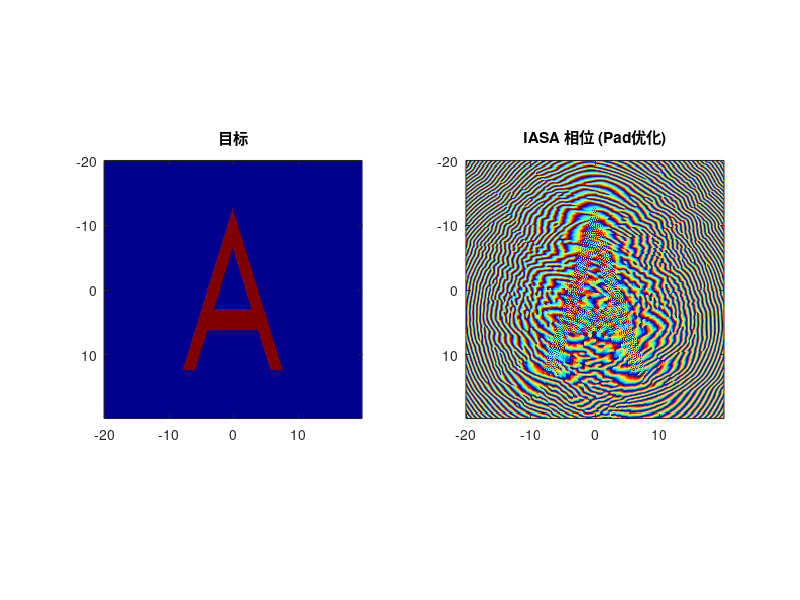
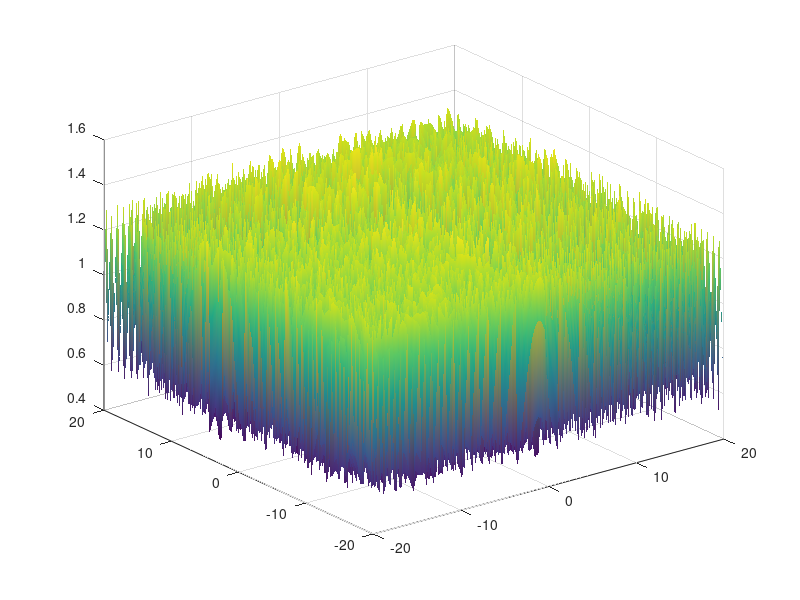

Reproduce these figures in MATLAB, in order. (Note: this script raises an error after producing the figures.)
clear; close all; clc;
%% 1. 网格及参数设定 (完全保持原样)
Nx = 256; 
Lx = 40e-3;
Ny = Nx; Ly = Lx;
System_Offset = 2.03e-3;
z_target_dist = 20e-3; % 目标距离
%z_target_dist = z_target_dist+System_Offset;
f0 = 4.0e6;
c_water = 1480; 
c_board = 2430; 
density_water = 997;
density_board = 1100; 
lambda_water = c_water / f0;
dx = Lx / Nx; 
dy = dx; 
dz = dx; 
Nz = 384;      
Lz = Nz * dz;
x = (-Nx/2 : Nx/2-1) * dx;
fprintf('网格尺寸: %d x %d x %d, dx=%.4f mm\n', Nx, Ny, Nz, dx*1e3);

%% 2. 目标定义 (保持原样)
fprintf('目标图案定义\n');
imag_target = zeros(Nx, Ny);
h_A = 160;       % 高度
w_base = 100;    % 底部宽度
thickness = 22;  % 粗细
bar_pos = 50;    % 横高
bar_width = 20;  % 横宽
cx = round(Nx/2); 
cy = round(Ny/2);
x_top = cx - h_A/2;
x_bottom = cx + h_A/2;
slope = h_A / (w_base/2);
[Y_grid, X_grid] = meshgrid(1:Ny, 1:Nx);
dx_outer = X_grid - x_top;
dy_abs = abs(Y_grid - cy);
width_at_x = dx_outer / slope;
mask_outer = (dx_outer >= 0) & (dx_outer <= h_A) & (dy_abs <= width_at_x);
x_top_inner = x_top + thickness * 1.8; % 视觉调整系数，保证厚度适中
dx_inner = X_grid - x_top_inner;
width_inner_at_x = dx_inner / slope;
mask_inner_cone = (dx_inner >= 0) & (dy_abs <= width_inner_at_x); 
% 横杠
x_bar_start = x_bottom - bar_pos - bar_width/2;
x_bar_end   = x_bottom - bar_pos + bar_width/2;
mask_bar = (X_grid >= x_bar_start) & (X_grid <= x_bar_end);
%组合逻辑
imag_target = mask_outer & (~mask_inner_cone | mask_bar);
imag_target = double(imag_target > 0.5);

%% 3. IASA 迭代 (核心修改区域)
fprintf('运行 IASA (引入 Padding 和 乘性权重优化)...\n');

% === [修改部分 Start] 引入 Zero-Padding 网格 ===
pad_factor = 2; 
Nx_pad = Nx * pad_factor; 
Ny_pad = Ny * pad_factor;
Lx_pad = Lx * pad_factor;
dk_pad = 2 * pi / Lx_pad;
kx_pad = (-Nx_pad/2 : Nx_pad/2-1) * dk_pad;
[Kx_pad, Ky_pad] = meshgrid(kx_pad, kx_pad);

% 原代码注释:
% k_water = 2 * pi / lambda_water; 
% dk = 2 * pi / Lx;
% kx = (-Nx/2 : Nx/2-1) * dk;
% [Kx, Ky] = meshgrid(kx, kx);
% Kz_sq = k_water^2 - Kx.^2 - Ky.^2;
% Kz_sq(Kz_sq < 0) = 0;
% H_forward = exp(1i * sqrt(Kz_sq) * z_target_dist); 
% H_backward = exp(-1i * sqrt(Kz_sq) * z_target_dist); 

% 新代码: 在大网格上计算传播算子
k_water = 2 * pi / lambda_water;
Kz_sq = k_water^2 - Kx_pad.^2 - Ky_pad.^2;
Kz_sq(Kz_sq < 0) = 0; % 滤除倏逝波
H_forward = exp(1i * sqrt(Kz_sq) * z_target_dist); 
H_backward = exp(-1i * sqrt(Kz_sq) * z_target_dist); 
% === [修改部分 End] ===

rng(9426);

% === [修改部分 Start] 初始化在大网格中心 ===
% 原代码注释:
% board_phase = exp(1i * rand(Nx, Nx) * 2 * pi);
% current_weight = imag_target*2; 
% mask_signal = (imag_target == 1); 
% mask_bg = (imag_target == 0);

% 新代码:
board_phase_pad = zeros(Nx_pad, Ny_pad);
% 仅在中心区域填充随机相位
board_phase_pad(Nx/2+1:Nx/2+Nx, Ny/2+1:Ny/2+Ny) = exp(1i * rand(Nx, Nx) * 2 * pi);

% 将目标图像放入大网格中心
target_pad = zeros(Nx_pad, Ny_pad);
target_pad(Nx/2+1:Nx/2+Nx, Ny/2+1:Ny/2+Ny) = imag_target;

% 初始化权重
weight_pad = target_pad * 1.5; % 初始权重稍微给高一点
mask_roi = (target_pad > 0.5);     % 信号区
mask_dark = (target_pad < 0.5);    % 背景区
% === [修改部分 End] ===

epoch = 150; % 增加迭代次数以充分收敛

for i = 1:epoch
    % === [修改部分 Start] Forward 传播 (在大网格上) ===
    % 原代码注释:
    % FFT_board = fftshift(fft2(ifftshift(board_phase)));
    % target_field = fftshift(ifft2(ifftshift(FFT_board .* H_forward)));
    % rec_amp = abs(target_field);
    % rec_amp = rec_amp / max(rec_amp(:));
    
    % 新代码:
    % Source Constraint: 仅保留中心 Nx x Ny 区域的相位，幅度设为1，Pad区域为0
    U_source = zeros(Nx_pad, Ny_pad);
    center_phase = angle(board_phase_pad(Nx/2+1:Nx/2+Nx, Ny/2+1:Ny/2+Ny));
    U_source(Nx/2+1:Nx/2+Nx, Ny/2+1:Ny/2+Ny) = 1.0 .* exp(1i * center_phase);
    
    % ASM 传播
    A_source = fftshift(fft2(ifftshift(U_source)));
    A_target = A_source .* H_forward;
    U_target = fftshift(ifft2(ifftshift(A_target)));
    
    rec_amp = abs(U_target);
    % 局部归一化: 仅针对ROI区域归一化，防止背景亮斑干扰
    peak_val = max(rec_amp(mask_roi)); 
    if peak_val == 0, peak_val = max(rec_amp(:)); end
    rec_amp_norm = rec_amp / peak_val;
    % === [修改部分 End] ===

    % === [修改部分 Start] 权重更新 (乘性策略) ===
    % 原代码注释:
    % if i > 5
    %     weak_spots = mask_signal & (rec_amp < 0.8);
    %     step = 0.5 * ones(Nx, Ny);
    %     step(weak_spots) = 2.0; 
    %     error = imag_target - rec_amp;
    %     current_weight(mask_signal) = current_weight(mask_signal) + step(mask_signal) .* error(mask_signal);
    %     current_weight(mask_bg) = 0;
    %     current_weight(current_weight < 0) = 0;
    % end
    
    % 新代码: Multiplicative Weight Update (更强力压制不均匀性)
    if i > 5
        beta = 0.8; % 反馈因子
        % 信号区更新: W_new = W_old * (Target / Actual)^beta
        correction = (target_pad(mask_roi) ./ (rec_amp_norm(mask_roi) + 1e-6)) .^ beta;
        weight_pad(mask_roi) = weight_pad(mask_roi) .* correction;
        
        % 限制权重上限防止发散
        weight_pad(weight_pad > 10) = 10;
        
        % 背景区: 强制为0
        weight_pad(mask_dark) = 0;
    end
    current_weight = weight_pad; % 变量名对齐以便阅读
    % === [修改部分 End] ===

    % === [修改部分 Start] Backward 传播 ===
    % 原代码注释:
    % target_constrained = current_weight .* exp(1i * angle(target_field));
    % FFT_target = fftshift(fft2(ifftshift(target_constrained)));
    % board_field = fftshift(ifft2(ifftshift(FFT_target .* H_backward)));
    % board_phase = exp(1i * angle(board_field));
    
    % 新代码:
    U_target_constrained = weight_pad .* exp(1i * angle(U_target));
    A_target_cons = fftshift(fft2(ifftshift(U_target_constrained)));
    A_source_cons = A_target_cons .* H_backward;
    U_source_new = fftshift(ifft2(ifftshift(A_source_cons)));
    
    % 全网格更新相位 (下一轮开头会裁剪中心)
    board_phase_pad = U_source_new;
    % === [修改部分 End] ===
end

% === [修改部分 Start] 提取最终相位 ===
% 原代码注释:
% holo_phase = angle(board_phase);

% 新代码: 提取中心有效区域
holo_phase = angle(board_phase_pad(Nx/2+1:Nx/2+Nx, Ny/2+1:Ny/2+Ny));
% === [修改部分 End] ===

figure(1);
subplot(1,2,1); imagesc(x*1e3, x*1e3, imag_target); axis image; colormap gray; title('目标');
subplot(1,2,2); imagesc(x*1e3, x*1e3, holo_phase); axis image; colormap jet; title('IASA 相位 (Pad优化)');

%% 相位转厚度
k_board = 2 * pi * f0 / c_board;
k_diff = k_water - k_board; 
phase_unwrapped = holo_phase + pi; 
%% 构建厚度
thickness_map = phase_unwrapped / k_diff;
thickness_map = imgaussfilt(thickness_map, 0.4);
min_base = 3 * dx; 
thickness_map = thickness_map + min_base;

figure(2);
surf(x*1e3, x*1e3, thickness_map*1e3); 
shading interp; colormap parula; colorbar;
title('透镜厚度分布 (mm)'); 
xlabel('x (mm)'); ylabel('y (mm)'); zlabel('Height (mm)');
%% k-Wave 介质建模
%定义声速和密度
kgrid = kWaveGrid(Nx, dx, Ny, dy, Nz, dz);
medium.sound_speed = c_water * ones(Nx, Ny, Nz);
medium.density = density_water * ones(Nx, Ny, Nz);
pml_size = 10;
source_z_idx = pml_size + 5;

%% 厚度构建-正向构建
thickest = max(thickness_map(:));
z_board_stat_idx = source_z_idx + 1; 
net_num_board = round(thickness_map / dz);
fprintf('构建透镜...\n');
for i = 1:Nx
    for j = 1:Ny
        n_layers = net_num_board(i, j);
        if n_layers > 0
            % 反向生长
            z_start = z_board_stat_idx;
            z_end = z_board_stat_idx + n_layers-1;
            
            medium.sound_speed(i, j, z_start:z_end) = c_board;
            medium.density(i, j, z_start:z_end) = density_board;
        end
    end
end

%% 时间
cfl = 0.3;
t_end = (Lz * 1.5) / c_water; 
kgrid.makeTime(medium.sound_speed, cfl, t_end); 

%% 声源定义
source.p_mask = zeros(Nx, Ny, Nz);
source.p_mask(:, :, source_z_idx) = 1; 
source.p = sin(2 * pi * f0 * kgrid.t_array);
source.p_mode = 'dirichlet';

%% sensor
sensor.mask = zeros(Nx, Ny, Nz);
% z_target_idx = z_board_stat_idx + round(thickest / dz ) + round(z_target_dist / dz);
% if z_target_idx > Nz
%     error('网格 Z 轴太短，请增加 Lz');
% end
% sensor.mask(:, :, z_target_idx) = 1;
% sensor.record = {'p_max'}; 

%多sensordebug
z_board_exit_idx = z_board_stat_idx + round(thickest/dz) + 1;
z_target_idx = z_board_exit_idx + round(z_target_dist / dz);

%计算目标扫描范围 (前后 6mm)
z_target_center_idx = z_board_exit_idx + round(z_target_dist / dz);
scan_range_idx = round(6e-3 / dz);
z_scan_start = z_target_center_idx - scan_range_idx;
z_scan_end = z_target_center_idx + scan_range_idx;

% 安全检查
if z_scan_end > Nz - pml_size
    warning('扫描范围超出网格，已自动截断');
    z_scan_end = Nz - pml_size;
end

% [Sensor 1] 出口平面 (用于相位对比)
sensor.mask(:, :, z_board_exit_idx) = 1;

% [Sensor 2] 目标体积扫描
sensor.mask(:, :, z_scan_start:z_scan_end) = 1;

sensor.record = {'p'};
t_period = 1/f0;
sensor.record_start_index = kgrid.Nt - round(3 * t_period / kgrid.dt);

fprintf('Sensor 配置:\n  - 出口校验面 Z: %d\n  - 目标扫描 Z: %d -> %d\n', ...
    z_board_exit_idx, z_scan_start, z_scan_end);
%% 仿真
% 参数
input_args = {
    'PMLInside', true, ...
    'PMLSize', 10, ...
    'PlotPML', false, ...
    'PlotSim', false, ...
    'DataCast', 'gpuArray-single' 
};

try
    sensor_data = kspaceFirstOrder3D(kgrid, medium, source, sensor, input_args{:});
catch
    disp('GPU 失败，切换 CPU...');
    input_args = input_args(1:end-2);
    sensor_data = kspaceFirstOrder3D(kgrid, medium, source, sensor, input_args{:});
end

%% [修改] 结果分析与可视化 (FFT处理 + Z-Scan + 相位严格对齐 + 固化模拟)
if isfield(sensor_data, 'p')
    fprintf('仿真完成，开始后处理...\n');
    
    % --- 1. 提取复振幅 (FFT) ---
    p_raw = gather(sensor_data.p); 
    [~, Nt_rec] = size(p_raw);
    % 计算基频分量
    p_fft = fft(p_raw, [], 2);
    [~, f_idx] = min(abs( (0:Nt_rec-1)/Nt_rec/kgrid.dt - f0 ));
    p_complex = p_fft(:, f_idx);
    
    % --- 2. 还原 3D 场数据 ---
    p_field_3d = zeros(Nx, Ny, Nz);
    mask_indices = find(sensor.mask);
    p_field_3d(mask_indices) = p_complex;
    
    % --- 3. 验证一：出口相位校验 (严格对齐版) ---
    sim_exit_complex = p_field_3d(:, :, z_board_exit_idx);
    sim_exit_phase_raw = angle(sim_exit_complex);
    
    % [核心修改] 复数域相位对齐 (彻底解决色差问题)
    % 计算 (仿真 / 设计) 的平均复数因子，提取全局相位差
    complex_diff = exp(1i * sim_exit_phase_raw) ./ exp(1i * holo_phase);
    global_phase_offset = angle(mean(complex_diff(:)));
    
    % 反向旋转仿真相位，使其与设计相位重合
    sim_exit_phase_aligned = angle(exp(1i * (sim_exit_phase_raw - global_phase_offset)));
    
    figure(5); clf;
    set(gcf, 'Position', [100, 100, 1000, 400]);
    
    subplot(1,3,1); 
    imagesc(holo_phase); axis image; colormap hsv; % [修改] 使用 HSV 循环色
    clim([-pi, pi]); colorbar;
    title('1. 设计相位 (IASA)');
    
    subplot(1,3,2); 
    imagesc(sim_exit_phase_aligned); axis image; colormap hsv; 
    clim([-pi, pi]); colorbar; % 锁定范围，确保颜色一致
    title('2. 仿真出口相位 (已对齐)');
    
    subplot(1,3,3);
    % 计算残差图 (越黑越好)
    phase_error = angle(exp(1i * (sim_exit_phase_aligned - holo_phase)));
    imagesc(abs(phase_error)); axis image; colormap gray;
    clim([0, 1]); colorbar;
    title('3. 差异残差 (黑=完美)');
    sgtitle('透镜构建质量校验 (相位)');
    
    % --- 4. 验证二：Z-Scan 寻找最佳聚焦 (区域对比度法) ---
    scan_vol = abs(p_field_3d(:, :, z_scan_start:z_scan_end));
    [~, ~, n_slices] = size(scan_vol);
    
    % 准备掩膜 (Mask)
    mask_signal = (imag_target > 0.5); % 目标区域
    mask_bg = (imag_target < 0.5);     % 背景区域
    
    contrast_curve = zeros(1, n_slices);
    avg_signal_curve = zeros(1, n_slices);
    avg_bg_curve = zeros(1, n_slices);
    
    for k = 1:n_slices
        slice_img = scan_vol(:, :, k);
        avg_signal = mean(slice_img(mask_signal)); 
        avg_bg = mean(slice_img(mask_bg));       
        
        % 评分 = 信号平均 - 背景平均
        contrast_curve(k) = avg_signal - avg_bg;
        avg_signal_curve(k) = avg_signal;
        avg_bg_curve(k) = avg_bg;
    end
    
    % 绘制分析曲线
    z_axis_scan = ((z_scan_start:z_scan_end) - z_board_exit_idx) * dz * 1e3;
    
    figure(6); clf;
    yyaxis left;
    plot(z_axis_scan, contrast_curve, 'b-o', 'LineWidth', 2);
    ylabel('聚焦评分 (Contrast Score)');
    xlabel('距离透镜出口 (mm)');
    
    yyaxis right;
    plot(z_axis_scan, avg_signal_curve, 'r--', 'LineWidth', 1);
    hold on;
    plot(z_axis_scan, avg_bg_curve, 'k:', 'LineWidth', 1);
    ylabel('平均声强 (Abs)');
    legend('聚焦评分', '目标区强度', '背景区强度');
    grid on;
    title('Z-Scan 智能聚焦分析');
    
    % 找到评分最高的焦面
    [~, max_idx] = max(contrast_curve);
    best_z_idx = z_scan_start + max_idx - 1;
    best_z_mm = z_axis_scan(max_idx);
    
    fprintf('>>> 最佳焦面位置: %.2f mm\n', best_z_mm);
    
    % --- 5. 最终成像与打印模拟 ---
    best_img = abs(p_field_3d(:, :, best_z_idx));
    max_intensity = max(best_img(:));
    
    % 归一化
    best_img_norm = best_img / max_intensity;
    
    figure(4); clf;
    set(gcf, 'Position', [100, 100, 1000, 400]);
    
    % (1) 声强热图
    subplot(1,2,1);
    imagesc(kgrid.y_vec*1e3, kgrid.x_vec*1e3, best_img_norm);
    axis image; colormap jet; colorbar;
    clim([0, 1]);
    title(['最佳焦面声强 @ Z=' num2str(best_z_mm, '%.2f') 'mm']);
    xlabel('y (mm)'); ylabel('x (mm)');
    
    % (2) [新增] 固化模拟 (Thresholding)
    % 假设阈值为 0.5 (可根据需要调整)
    Print_Threshold = 0.5; 
    cured_simulation = best_img_norm > Print_Threshold;
    
    subplot(1,2,2);
    imagesc(kgrid.y_vec*1e3, kgrid.x_vec*1e3, cured_simulation);
    axis image; colormap jet; 
    title(['打印固化模拟 (阈值=' num2str(Print_Threshold) ')']);
    xlabel('y (mm)'); ylabel('x (mm)');
    
    % --- 6. [新增] 剖面线检查 (Flat-Top Check) ---
    % 检查中心横截面，看是否平顶
    center_row = round(Nx/2);
    profile_line = best_img_norm(center_row, :);
    
    figure(8); clf;
    plot(kgrid.y_vec*1e3, profile_line, 'LineWidth', 2);
    hold on;
    yline(Print_Threshold, 'r--', '固化阈值', 'LineWidth', 1.5);
    grid on;
    ylim([0, 1.1]);
    xlabel('Y 位置 (mm)'); ylabel('归一化声强');
    title('中心剖面线 (检查平顶度)');
    legend('声强分布', '阈值线');
end
